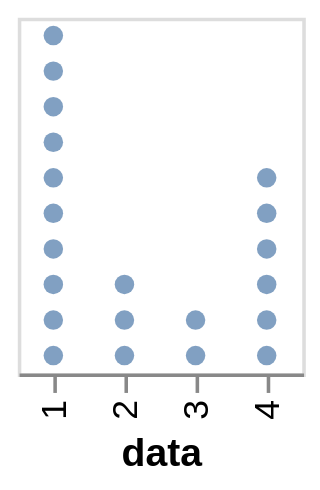

Write a Vega-Lite specification for this figure.
### Vega specification from a JSON file in a GitHub repository (floating-point values rounded to 4 significant figures)
{"$schema": "https://vega.github.io/schema/vega/v5.json", "description": "A Wilkinson Dot Plot", "autosize": "pad", "padding": 5, "height": 100, "style": "cell", "data": [{"name": "source_0", "values": [1, 1, 1, 1, 1, 1, 1, 1, 1, 1, 2, 2, 2, 3, 3, 4, 4, 4, 4, 4, 4]}, {"name": "data_0", "source": "source_0", "transform": [{"type": "window", "params": [null], "as": ["id"], "ops": ["rank"], "fields": [null], "sort": {"field": [], "order": []}, "groupby": ["data"]}]}], "signals": [{"name": "x_step", "value": 20}, {"name": "width", "update": "bandspace(domain('x').length, 1, 0.5) * x_step"}], "marks": [{"name": "marks", "type": "symbol", "style": ["circle"], "from": {"data": "data_0"}, "encode": {"update": {"opacity": {"value": 0.7}, "fill": {"value": "#4c78a8"}, "tooltip": {"signal": "{\"data\": ''+datum[\"data\"], \"id\": ''+datum[\"id\"]}"}, "x": {"scale": "x", "field": "data"}, "y": {"scale": "y", "field": "id"}, "shape": {"value": "circle"}}}}], "scales": [{"name": "x", "type": "point", "domain": {"data": "data_0", "field": "data", "sort": true}, "range": {"step": {"signal": "x_step"}}, "padding": 0.5}, {"name": "y", "type": "point", "domain": {"data": "data_0", "field": "id", "sort": {"op": "min", "field": "id", "order": "descending"}}, "range": [0, {"signal": "height"}], "padding": 0.5}], "axes": [{"scale": "x", "orient": "bottom", "grid": false, "title": "data", "labelAlign": "right", "labelAngle": 270, "labelBaseline": "middle", "labelOverlap": true, "zindex": 1}]}
